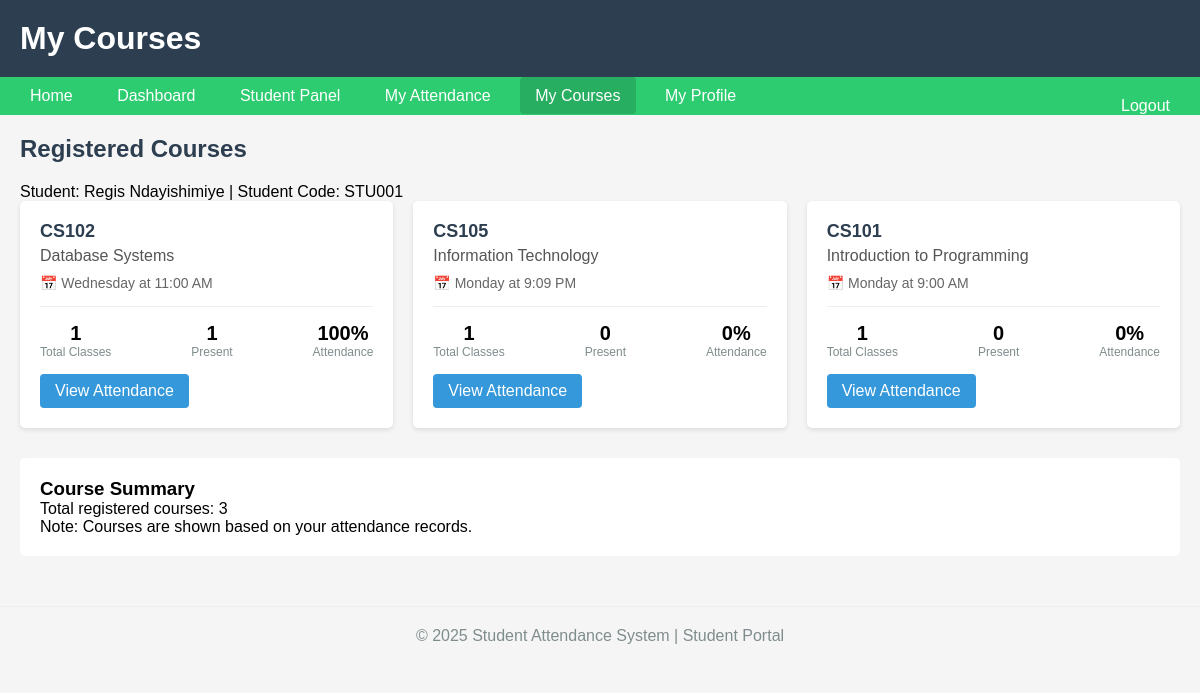
The app's page /my_courses.php (signed in) with its own data.
### tables this page shows
CREATE TABLE `students` (
  `student_id` int(11) NOT NULL,
  `user_id` int(11) DEFAULT NULL,
  `student_code` varchar(20) NOT NULL,
  `department` varchar(100) DEFAULT NULL,
  `year_of_study` int(11) DEFAULT NULL,
  `phone` varchar(20) DEFAULT NULL
);

CREATE TABLE `courses` (
  `course_id` int(11) NOT NULL,
  `course_code` varchar(20) NOT NULL,
  `course_name` varchar(200) NOT NULL,
  `teacher_id` int(11) DEFAULT NULL,
  `schedule_day` varchar(20) DEFAULT NULL,
  `schedule_time` time DEFAULT NULL,
  `created_at` timestamp NOT NULL DEFAULT current_timestamp()
);

### my_courses.php (the view, shortened to what this page needs)
<?php
$conn = db_connect();
$user_id = $_SESSION['user_id'];
$student_sql = "SELECT s.* FROM students s WHERE s.user_id = :user_id";
$student_stmt = $conn->prepare($student_sql);
$student_stmt->bindParam(':user_id', $user_id);
$student_stmt->execute();
$student = $student_stmt->fetch();
$student_id = $student['student_id'];
$courses_sql = "SELECT DISTINCT c.*,
               (SELECT COUNT(*) FROM attendance WHERE student_id = :student_id1 AND course_id = c.course_id) as total_classes,
               (SELECT COUNT(*) FROM attendance WHERE student_id = :student_id2 AND course_id = c.course_id AND status = 'present') as present_classes
               FROM courses c
               JOIN attendance a ON c.course_id = a.course_id
               WHERE a.student_id = :student_id3
               ORDER BY c.course_name";
$courses_stmt = $conn->prepare($courses_sql);
$courses_stmt->bindParam(':student_id1', $student_id);
$courses_stmt->bindParam(':student_id2', $student_id);
$courses_stmt->bindParam(':student_id3', $student_id);
$courses_stmt->execute();
$courses = $courses_stmt->fetchAll();
?>
<!DOCTYPE html>
<html>
<head>
</head>
<body>
    <div class="header">
        <h1>My Courses</h1>
    </div>
    <div class="nav">
        <a href="index.php">Home</a>
        <a href="dashboard.php">Dashboard</a>
        <a href="student.php">Student Panel</a>
        <a href="my_attendance.php">My Attendance</a>
        <a href="my_courses.php" style="background:#27ae60;">My Courses</a>
        <a href="profile.php">My Profile</a>
        <a href="logout.php" style="float:right;">Logout</a>
    </div>
    <div class="container">
        <h2 class="page-title">Registered Courses</h2>
        <p>Student: <?php echo htmlspecialchars($_SESSION['full_name']); ?> |
           Student Code: <?php echo htmlspecialchars($student['student_code']); ?></p>
        <?php if (count($courses) > 0): ?>
            <div class="courses-grid">
                <?php foreach ($courses as $course):
                    $attendance_rate = $course['total_classes'] > 0 ?
                        round(($course['present_classes'] / $course['total_classes']) * 100, 2) : 0;
                ?>
                <div class="course-card">
                    <div class="course-code"><?php echo htmlspecialchars($course['course_code']); ?></div>
                    <div class="course-name"><?php echo htmlspecialchars($course['course_name']); ?></div>
                    <?php if ($course['schedule_day'] && $course['schedule_time']): ?>
                        <div class="course-schedule">
                            📅 <?php echo htmlspecialchars($course['schedule_day']); ?>
                            at <?php echo date('g:i A', strtotime($course['schedule_time'])); ?>
                        </div>
                    <?php endif; ?>
                    <div class="attendance-stats">
                        <div class="stat">
                            <div class="stat-number"><?php echo $course['total_classes']; ?></div>
                            <div class="stat-label">Total Classes</div>
                        </div>
                        <div class="stat">
                            <div class="stat-number"><?php echo $course['present_classes']; ?></div>
                            <div class="stat-label">Present</div>
                        </div>
                        <div class="stat">
                            <div class="stat-number"><?php echo $attendance_rate; ?>%</div>
                            <div class="stat-label">Attendance</div>
                        </div>
                    </div>
                    <div style="margin-top: 15px;">
                        <a href="my_attendance.php?course_id=<?php echo $course['course_id']; ?>" class="btn">View Attendance</a>
                    </div>
                </div>
                <?php endforeach; ?>
            </div>
            <div style="margin-top: 30px; background: white; padding: 20px; border-radius: 5px;">
                <h3>Course Summary</h3>
                <p>Total registered courses: <?php echo count($courses); ?></p>
                <p>Note: Courses are shown based on your attendance records.</p>
            </div>
        <?php endif; ?>
    </div>
    <div class="footer">
        <p>© 2025 Student Attendance System | Student Portal</p>
    </div>
</body>
</html>

### my_courses.php (style rules this page uses)
* { margin: 0; padding: 0; box-sizing: border-box; }
body { font-family: Arial, sans-serif; background: #f5f5f5; }
.header { background: #2c3e50; color: white; padding: 20px; }
.nav { background: #2ecc71; padding: 10px; }
.nav a { color: white; text-decoration: none; padding: 10px 15px; margin: 0 5px; border-radius: 4px; }
.container { max-width: 1200px; margin: 0 auto; padding: 20px; }
.page-title { color: #2c3e50; margin-bottom: 20px; }
.courses-grid { display: grid; grid-template-columns: repeat(auto-fill, minmax(300px, 1fr)); gap: 20px; }
.course-card { background: white; padding: 20px; border-radius: 5px; box-shadow: 0 2px 5px rgba(0,0,0,0.1); }
.course-code { font-size: 18px; font-weight: bold; color: #2c3e50; margin-bottom: 5px; }
.course-name { color: #555; margin-bottom: 10px; }
.course-schedule { color: #666; font-size: 14px; margin-bottom: 15px; }
.attendance-stats { display: flex; justify-content: space-between; margin-top: 15px; padding-top: 15px; border-top: 1px solid #eee; }
.stat { text-align: center; }
.stat-number { font-size: 20px; font-weight: bold; }
.stat-label { font-size: 12px; color: #7f8c8d; }
.btn { background: #3498db; color: white; padding: 8px 15px; text-decoration: none; border-radius: 4px; display: inline-block; }
.footer { text-align: center; padding: 20px; margin-top: 30px; color: #7f8c8d; border-top: 1px solid #eee; }

### records on screen
students: student_code "STU001"
courses: course_code "CS102", course_name "Database Systems", schedule_day "Wednesday", schedule_time "11:00 AM", total_classes "1", present_classes "1", attendance_rate "100"
courses: course_code "CS105", course_name "Information Technology", schedule_day "Monday", schedule_time "9:09 PM", total_classes "1", present_classes "0", attendance_rate "0"
courses: course_code "CS101", course_name "Introduction to Programming", schedule_day "Monday", schedule_time "9:00 AM", total_classes "1", present_classes "0", attendance_rate "0"

### other values on screen
$_SESSION['full_name'] "Regis Ndayishimiye"
count($courses) "3"
